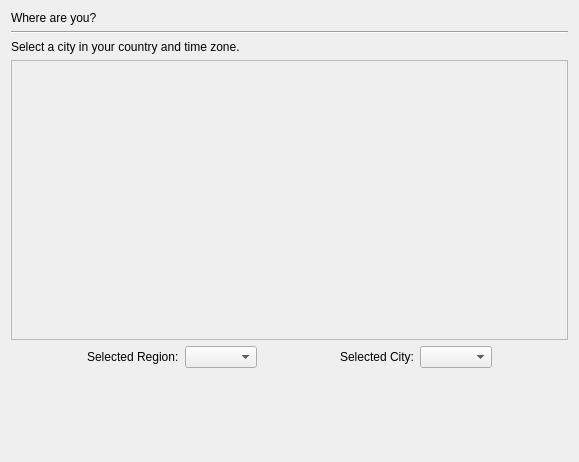
<?xml version="1.0" encoding="UTF-8"?>
<ui version="4.0">
 <class>page</class>
 <widget class="QWidget" name="page">
  <property name="geometry">
   <rect>
    <x>0</x>
    <y>0</y>
    <width>579</width>
    <height>462</height>
   </rect>
  </property>
  <property name="windowTitle">
   <string>Form</string>
  </property>
  <layout class="QVBoxLayout" name="verticalLayout">
   <item>
    <widget class="QLabel" name="timezone_heading_label">
     <property name="text">
      <string>Where are you?</string>
     </property>
    </widget>
   </item>
   <item>
    <widget class="Line" name="line_3">
     <property name="orientation">
      <enum>Qt::Horizontal</enum>
     </property>
    </widget>
   </item>
   <item>
    <widget class="QLabel" name="timezone_comment_label">
     <property name="text">
      <string>Select a city in your country and time zone.</string>
     </property>
     <property name="wordWrap">
      <bool>true</bool>
     </property>
    </widget>
   </item>
   <item>
    <widget class="QFrame" name="map_frame">
     <property name="sizePolicy">
      <sizepolicy hsizetype="Preferred" vsizetype="Expanding">
       <horstretch>0</horstretch>
       <verstretch>2</verstretch>
      </sizepolicy>
     </property>
     <property name="minimumSize">
      <size>
       <width>0</width>
       <height>280</height>
      </size>
     </property>
     <property name="maximumSize">
      <size>
       <width>16777215</width>
       <height>280</height>
      </size>
     </property>
     <property name="frameShape">
      <enum>QFrame::StyledPanel</enum>
     </property>
     <layout class="QVBoxLayout" name="verticalLayout_10">
      <property name="margin">
       <number>2</number>
      </property>
     </layout>
    </widget>
   </item>
   <item>
    <layout class="QHBoxLayout" name="horizontalLayout_4">
     <item>
      <spacer name="horizontalSpacer_9">
       <property name="orientation">
        <enum>Qt::Horizontal</enum>
       </property>
       <property name="sizeHint" stdset="0">
        <size>
         <width>40</width>
         <height>20</height>
        </size>
       </property>
      </spacer>
     </item>
     <item>
      <widget class="QLabel" name="timezone_zone_label">
       <property name="text">
        <string>Selected Region:</string>
       </property>
      </widget>
     </item>
     <item>
      <widget class="QComboBox" name="timezone_zone_combo"/>
     </item>
     <item>
      <spacer name="horizontalSpacer_7">
       <property name="orientation">
        <enum>Qt::Horizontal</enum>
       </property>
       <property name="sizeHint" stdset="0">
        <size>
         <width>40</width>
         <height>20</height>
        </size>
       </property>
      </spacer>
     </item>
     <item>
      <widget class="QLabel" name="timezone_city_label">
       <property name="text">
        <string>Selected City:</string>
       </property>
      </widget>
     </item>
     <item>
      <widget class="QComboBox" name="timezone_city_combo"/>
     </item>
     <item>
      <spacer name="horizontalSpacer_8">
       <property name="orientation">
        <enum>Qt::Horizontal</enum>
       </property>
       <property name="sizeHint" stdset="0">
        <size>
         <width>40</width>
         <height>20</height>
        </size>
       </property>
      </spacer>
     </item>
    </layout>
   </item>
   <item>
    <spacer name="verticalSpacer_5">
     <property name="orientation">
      <enum>Qt::Vertical</enum>
     </property>
     <property name="sizeHint" stdset="0">
      <size>
       <width>20</width>
       <height>63</height>
      </size>
     </property>
    </spacer>
   </item>
  </layout>
 </widget>
 <resources/>
 <connections/>
</ui>
